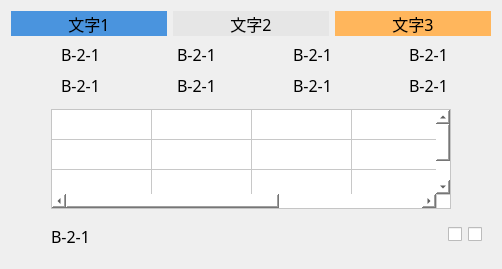
      <widget class="QWidget" name="verLayWidget22" native="true">
       <layout class="QVBoxLayout" name="verticalLayout_22">
        <item>
         <layout class="QHBoxLayout" name="horizontalLayout_186">
          <item>
           <widget class="QLabel" name="label_95">
            <property name="minimumSize">
             <size>
              <width>0</width>
              <height>25</height>
             </size>
            </property>
            <property name="maximumSize">
             <size>
              <width>16777215</width>
              <height>25</height>
             </size>
            </property>
            <property name="font">
             <font>
              <family>黑体</family>
              <pointsize>12</pointsize>
             </font>
            </property>
            <property name="autoFillBackground">
             <bool>false</bool>
            </property>
            <property name="styleSheet">
             <string notr="true">background-color: rgb(74, 148, 222);</string>
            </property>
            <property name="text">
             <string>文字1</string>
            </property>
            <property name="alignment">
             <set>Qt::AlignCenter</set>
            </property>
           </widget>
          </item>
          <item>
           <widget class="QLabel" name="label_96">
            <property name="minimumSize">
             <size>
              <width>0</width>
              <height>25</height>
             </size>
            </property>
            <property name="maximumSize">
             <size>
              <width>16777215</width>
              <height>25</height>
             </size>
            </property>
            <property name="font">
             <font>
              <family>黑体</family>
              <pointsize>12</pointsize>
             </font>
            </property>
            <property name="autoFillBackground">
             <bool>false</bool>
            </property>
            <property name="styleSheet">
             <string notr="true">background-color: rgb(230, 230, 230);</string>
            </property>
            <property name="text">
             <string>文字2</string>
            </property>
            <property name="alignment">
             <set>Qt::AlignCenter</set>
            </property>
           </widget>
          </item>
          <item>
           <widget class="QLabel" name="label_97">
            <property name="minimumSize">
             <size>
              <width>0</width>
              <height>25</height>
             </size>
            </property>
            <property name="maximumSize">
             <size>
              <width>16777215</width>
              <height>25</height>
             </size>
            </property>
            <property name="font">
             <font>
              <family>黑体</family>
              <pointsize>12</pointsize>
             </font>
            </property>
            <property name="autoFillBackground">
             <bool>false</bool>
            </property>
            <property name="styleSheet">
             <string notr="true">background-color: rgb(255, 182, 92);</string>
            </property>
            <property name="text">
             <string>文字3</string>
            </property>
            <property name="alignment">
             <set>Qt::AlignCenter</set>
            </property>
           </widget>
          </item>
         </layout>
        </item>
        <item>
         <layout class="QHBoxLayout" name="horizontalLayout_187">
          <item>
           <layout class="QHBoxLayout" name="horizontalLayout_188">
            <item>
             <widget class="QLabel" name="label_129">
              <property name="minimumSize">
               <size>
                <width>25</width>
                <height>25</height>
               </size>
              </property>
              <property name="maximumSize">
               <size>
                <width>25</width>
                <height>25</height>
               </size>
              </property>
              <property name="styleSheet">
               <string notr="true">border-image: url(:/img/false.png);</string>
              </property>
              <property name="text">
               <string/>
              </property>
             </widget>
            </item>
            <item>
             <widget class="QLabel" name="label1_128">
              <property name="minimumSize">
               <size>
                <width>60</width>
                <height>25</height>
               </size>
              </property>
              <property name="maximumSize">
               <size>
                <width>60</width>
                <height>25</height>
               </size>
              </property>
              <property name="font">
               <font>
                <family>黑体</family>
                <pointsize>12</pointsize>
               </font>
              </property>
              <property name="text">
               <string>B-2-1</string>
              </property>
             </widget>
            </item>
           </layout>
          </item>
          <item>
           <layout class="QHBoxLayout" name="horizontalLayout_189">
            <item>
             <widget class="QLabel" name="label_130">
              <property name="minimumSize">
               <size>
                <width>25</width>
                <height>25</height>
               </size>
              </property>
              <property name="maximumSize">
               <size>
                <width>25</width>
                <height>25</height>
               </size>
              </property>
              <property name="styleSheet">
               <string notr="true">border-image: url(:/img/false.png);</string>
              </property>
              <property name="text">
               <string/>
              </property>
             </widget>
            </item>
            <item>
             <widget class="QLabel" name="label1_129">
              <property name="minimumSize">
               <size>
                <width>60</width>
                <height>25</height>
               </size>
              </property>
              <property name="maximumSize">
               <size>
                <width>60</width>
                <height>25</height>
               </size>
              </property>
              <property name="font">
               <font>
                <family>黑体</family>
                <pointsize>12</pointsize>
               </font>
              </property>
              <property name="text">
               <string>B-2-1</string>
              </property>
             </widget>
            </item>
           </layout>
          </item>
          <item>
           <layout class="QHBoxLayout" name="horizontalLayout_190">
            <item>
             <widget class="QLabel" name="label_131">
              <property name="minimumSize">
               <size>
                <width>25</width>
                <height>25</height>
               </size>
              </property>
              <property name="maximumSize">
               <size>
                <width>25</width>
                <height>25</height>
               </size>
              </property>
              <property name="styleSheet">
               <string notr="true">border-image: url(:/img/false.png);</string>
              </property>
              <property name="text">
               <string/>
              </property>
             </widget>
            </item>
            <item>
             <widget class="QLabel" name="label1_130">
              <property name="minimumSize">
               <size>
                <width>60</width>
                <height>25</height>
               </size>
              </property>
              <property name="maximumSize">
               <size>
                <width>60</width>
                <height>25</height>
               </size>
              </property>
              <property name="font">
               <font>
                <family>黑体</family>
                <pointsize>12</pointsize>
               </font>
              </property>
              <property name="text">
               <string>B-2-1</string>
              </property>
             </widget>
            </item>
           </layout>
          </item>
          <item>
           <layout class="QHBoxLayout" name="horizontalLayout_191">
            <item>
             <widget class="QLabel" name="label_134">
              <property name="minimumSize">
               <size>
                <width>25</width>
                <height>25</height>
               </size>
              </property>
              <property name="maximumSize">
               <size>
                <width>25</width>
                <height>25</height>
               </size>
              </property>
              <property name="styleSheet">
               <string notr="true">border-image: url(:/img/false.png);</string>
              </property>
              <property name="text">
               <string/>
              </property>
             </widget>
            </item>
            <item>
             <widget class="QLabel" name="label1_131">
              <property name="minimumSize">
               <size>
                <width>60</width>
                <height>25</height>
               </size>
              </property>
              <property name="maximumSize">
               <size>
                <width>60</width>
                <height>25</height>
               </size>
              </property>
              <property name="font">
               <font>
                <family>黑体</family>
                <pointsize>12</pointsize>
               </font>
              </property>
              <property name="text">
               <string>B-2-1</string>
              </property>
             </widget>
            </item>
           </layout>
          </item>
         </layout>
        </item>
        <item>
         <layout class="QHBoxLayout" name="horizontalLayout_192">
          <item>
           <layout class="QHBoxLayout" name="horizontalLayout_193">
            <item>
             <widget class="QLabel" name="label_99">
              <property name="minimumSize">
               <size>
                <width>25</width>
                <height>25</height>
               </size>
              </property>
              <property name="maximumSize">
               <size>
                <width>25</width>
                <height>25</height>
               </size>
              </property>
              <property name="text">
               <string/>
              </property>
             </widget>
            </item>
            <item>
             <widget class="QLabel" name="label1_132">
              <property name="minimumSize">
               <size>
                <width>60</width>
                <height>25</height>
               </size>
              </property>
              <property name="maximumSize">
               <size>
                <width>60</width>
                <height>25</height>
               </size>
              </property>
              <property name="font">
               <font>
                <family>黑体</family>
                <pointsize>12</pointsize>
               </font>
              </property>
              <property name="text">
               <string>B-2-1</string>
              </property>
             </widget>
            </item>
           </layout>
          </item>
          <item>
           <layout class="QHBoxLayout" name="horizontalLayout_194">
            <item>
             <widget class="QLabel" name="label_132">
              <property name="minimumSize">
               <size>
                <width>25</width>
                <height>25</height>
               </size>
              </property>
              <property name="maximumSize">
               <size>
                <width>25</width>
                <height>25</height>
               </size>
              </property>
              <property name="styleSheet">
               <string notr="true">border-image: url(:/img/false.png);</string>
              </property>
              <property name="text">
               <string/>
              </property>
             </widget>
            </item>
            <item>
             <widget class="QLabel" name="label1_133">
              <property name="minimumSize">
               <size>
                <width>60</width>
                <height>25</height>
               </size>
              </property>
              <property name="maximumSize">
               <size>
                <width>60</width>
                <height>25</height>
               </size>
              </property>
              <property name="font">
               <font>
                <family>黑体</family>
                <pointsize>12</pointsize>
               </font>
              </property>
              <property name="text">
               <string>B-2-1</string>
              </property>
             </widget>
            </item>
           </layout>
          </item>
          <item>
           <layout class="QHBoxLayout" name="horizontalLayout_195">
            <item>
             <widget class="QLabel" name="label_128">
              <property name="minimumSize">
               <size>
                <width>25</width>
                <height>25</height>
               </size>
              </property>
              <property name="maximumSize">
               <size>
                <width>25</width>
                <height>25</height>
               </size>
              </property>
              <property name="styleSheet">
               <string notr="true">border-image: url(:/img/false.png);</string>
              </property>
              <property name="text">
               <string/>
              </property>
             </widget>
            </item>
            <item>
             <widget class="QLabel" name="label1_134">
              <property name="minimumSize">
               <size>
                <width>60</width>
                <height>25</height>
               </size>
              </property>
              <property name="maximumSize">
               <size>
                <width>60</width>
                <height>25</height>
               </size>
              </property>
              <property name="font">
               <font>
                <family>黑体</family>
                <pointsize>12</pointsize>
               </font>
              </property>
              <property name="text">
               <string>B-2-1</string>
              </property>
             </widget>
            </item>
           </layout>
          </item>
          <item>
           <layout class="QHBoxLayout" name="horizontalLayout_196">
            <item>
             <widget class="QLabel" name="label_80">
              <property name="minimumSize">
               <size>
                <width>25</width>
                <height>25</height>
               </size>
              </property>
              <property name="maximumSize">
               <size>
                <width>25</width>
                <height>25</height>
               </size>
              </property>
              <property name="styleSheet">
               <string notr="true">border-image: url(:/img/false.png);</string>
              </property>
              <property name="text">
               <string/>
              </property>
             </widget>
            </item>
            <item>
             <widget class="QLabel" name="label1_135">
              <property name="minimumSize">
               <size>
                <width>60</width>
                <height>25</height>
               </size>
              </property>
              <property name="maximumSize">
               <size>
                <width>60</width>
                <height>25</height>
               </size>
              </property>
              <property name="font">
               <font>
                <family>黑体</family>
                <pointsize>12</pointsize>
               </font>
              </property>
              <property name="text">
               <string>B-2-1</string>
              </property>
             </widget>
            </item>
           </layout>
          </item>
         </layout>
        </item>
        <item>
         <layout class="QHBoxLayout" name="horizontalLayout_197">
          <item>
           <spacer name="horizontalSpacer_44">
            <property name="orientation">
             <enum>Qt::Horizontal</enum>
            </property>
            <property name="sizeHint" stdset="0">
             <size>
              <width>40</width>
              <height>20</height>
             </size>
            </property>
           </spacer>
          </item>
          <item>
           <widget class="QTableWidget" name="tableWidget22">
            <property name="minimumSize">
             <size>
              <width>400</width>
              <height>100</height>
             </size>
            </property>
            <property name="maximumSize">
             <size>
              <width>400</width>
              <height>90</height>
             </size>
            </property>
            <property name="font">
             <font>
              <family>黑体</family>
              <pointsize>11</pointsize>
             </font>
            </property>
            <property name="autoFillBackground">
             <bool>false</bool>
            </property>
            <property name="styleSheet">
             <string notr="true">gridline-color: rgb(200, 200, 200);
background-color: rgb(255, 255, 255);
</string>
            </property>
            <property name="dragDropOverwriteMode">
             <bool>true</bool>
            </property>
            <property name="selectionMode">
             <enum>QAbstractItemView::NoSelection</enum>
            </property>
            <property name="showGrid">
             <bool>true</bool>
            </property>
            <property name="gridStyle">
             <enum>Qt::SolidLine</enum>
            </property>
            <property name="sortingEnabled">
             <bool>false</bool>
            </property>
            <property name="wordWrap">
             <bool>true</bool>
            </property>
            <property name="cornerButtonEnabled">
             <bool>true</bool>
            </property>
            <property name="rowCount">
             <number>3</number>
            </property>
            <property name="columnCount">
             <number>5</number>
            </property>
            <attribute name="horizontalHeaderVisible">
             <bool>false</bool>
            </attribute>
            <attribute name="horizontalHeaderCascadingSectionResizes">
             <bool>false</bool>
            </attribute>
            <attribute name="horizontalHeaderHighlightSections">
             <bool>true</bool>
            </attribute>
            <attribute name="horizontalHeaderShowSortIndicator" stdset="0">
             <bool>false</bool>
            </attribute>
            <attribute name="horizontalHeaderStretchLastSection">
             <bool>true</bool>
            </attribute>
            <attribute name="verticalHeaderVisible">
             <bool>false</bool>
            </attribute>
            <attribute name="verticalHeaderCascadingSectionResizes">
             <bool>false</bool>
            </attribute>
            <attribute name="verticalHeaderHighlightSections">
             <bool>true</bool>
            </attribute>
            <attribute name="verticalHeaderShowSortIndicator" stdset="0">
             <bool>false</bool>
            </attribute>
            <attribute name="verticalHeaderStretchLastSection">
             <bool>true</bool>
            </attribute>
            <row>
             <property name="text">
              <string>新建行</string>
             </property>
             <property name="font">
              <font>
               <family>Agency FB</family>
               <pointsize>11</pointsize>
              </font>
             </property>
            </row>
            <row>
             <property name="text">
              <string>新建行</string>
             </property>
             <property name="font">
              <font>
               <family>Agency FB</family>
               <pointsize>11</pointsize>
              </font>
             </property>
            </row>
            <row/>
            <column>
             <property name="text">
              <string>新建列</string>
             </property>
             <property name="font">
              <font>
               <pointsize>11</pointsize>
              </font>
             </property>
             <property name="foreground">
              <brush brushstyle="SolidPattern">
               <color alpha="255">
                <red>0</red>
                <green>0</green>
                <blue>0</blue>
               </color>
              </brush>
             </property>
            </column>
            <column>
             <property name="text">
              <string>新建列</string>
             </property>
             <property name="font">
              <font>
               <pointsize>11</pointsize>
              </font>
             </property>
            </column>
            <column>
             <property name="text">
              <string>新建列</string>
             </property>
             <property name="font">
              <font>
               <family>Agency FB</family>
               <pointsize>11</pointsize>
              </font>
             </property>
            </column>
            <column>
             <property name="text">
              <string>新建列</string>
             </property>
             <property name="font">
              <font>
               <family>Agency FB</family>
               <pointsize>11</pointsize>
              </font>
             </property>
            </column>
            <column/>
            <item row="0" column="0">
             <property name="text">
              <string/>
             </property>
             <property name="font">
              <font>
               <pointsize>11</pointsize>
              </font>
             </property>
            </item>
           </widget>
          </item>
          <item>
           <spacer name="horizontalSpacer_45">
            <property name="orientation">
             <enum>Qt::Horizontal</enum>
            </property>
            <property name="sizeHint" stdset="0">
             <size>
              <width>40</width>
              <height>20</height>
             </size>
            </property>
           </spacer>
          </item>
         </layout>
        </item>
        <item>
         <widget class="QWidget" name="" native="true">
          <layout class="QHBoxLayout" name="horizontalLayout_198">
           <item>
            <widget class="QLabel" name="label_133">
             <property name="minimumSize">
              <size>
               <width>25</width>
               <height>25</height>
              </size>
             </property>
             <property name="maximumSize">
              <size>
               <width>25</width>
               <height>25</height>
              </size>
             </property>
             <property name="styleSheet">
              <string notr="true">border-image: url(:/img/false.png);</string>
             </property>
             <property name="text">
              <string/>
             </property>
            </widget>
           </item>
           <item>
            <widget class="QLabel" name="label1_136">
             <property name="minimumSize">
              <size>
               <width>60</width>
               <height>30</height>
              </size>
             </property>
             <property name="maximumSize">
              <size>
               <width>60</width>
               <height>25</height>
              </size>
             </property>
             <property name="font">
              <font>
               <family>黑体</family>
               <pointsize>12</pointsize>
              </font>
             </property>
             <property name="text">
              <string>B-2-1</string>
             </property>
            </widget>
           </item>
           <item>
            <spacer name="horizontalSpacer_46">
             <property name="orientation">
              <enum>Qt::Horizontal</enum>
             </property>
             <property name="sizeHint" stdset="0">
              <size>
               <width>40</width>
               <height>20</height>
              </size>
             </property>
            </spacer>
           </item>
           <item>
            <widget class="QCheckBox" name="checkBox_29">
             <property name="maximumSize">
              <size>
               <width>16777215</width>
               <height>30</height>
              </size>
             </property>
             <property name="styleSheet">
              <string notr="true">QCheckBox::indicator:unchecked {
width:80px;height:25px; image:url(:/img/Off.png);
}
QCheckBox::indicator:checked {
width:80px;height:25px; image:url(:/img/On.png);
}</string>
             </property>
             <property name="text">
              <string/>
             </property>
            </widget>
           </item>
           <item>
            <widget class="QCheckBox" name="checkBox_30">
             <property name="maximumSize">
              <size>
               <width>16777215</width>
               <height>30</height>
              </size>
             </property>
             <property name="styleSheet">
              <string notr="true">QCheckBox::indicator:unchecked {
width:80px;height:25px; image:url(:/img/Off.png);
}
QCheckBox::indicator:checked {
width:80px;height:25px; image:url(:/img/On.png);
}</string>
             </property>
             <property name="text">
              <string/>
             </property>
            </widget>
           </item>
          </layout>
         </widget>
        </item>
       </layout>
      </widget>
